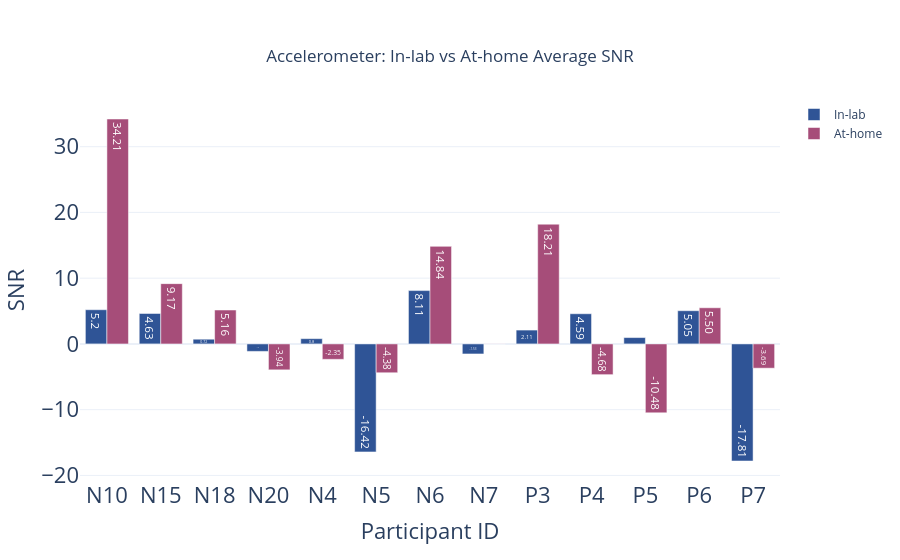

Notebook source saved alongside this figure:
### Code cell
fig5 = go.Figure([go.Bar(x=grouped_avg_snr_acc_x_inlab.index ,
                         y=grouped_avg_snr_acc_x_inlab,
                         name="In-lab",
                         marker=dict(color='#2f5496'),
                        text=grouped_avg_snr_acc_x_inlab.round(2),  # Add rounded text annotations
                        textposition='inside',  # Position the text above the bars
                        textfont=dict(size=15)),
                    go.Bar(
                        x=grouped_avg_snr_acc_x_in_home.index,
                        y=grouped_avg_snr_acc_x_in_home,
                        name="At-home",
                        marker=dict(color='#a64d79'),
                        text=[f"{val:.2f}" for val in grouped_avg_snr_acc_x_in_home],
                        textposition='inside',
                        textfont=dict(size=15),) ]) # Set the font size for the text 
                        

# Add dropdown to layout
fig5.update_layout(
        title=dict(
        text="Accelerometer: In-lab vs At-home Average SNR",
        x=0.5,  # Center the title
        xanchor="center",  # Anchor the title at its center
        yanchor="top",  # Optional: Anchor the title at the top
    ),
    xaxis=dict(title="Participant ID",
            titlefont=dict(size=22),  # Set x-axis title font size
            tickfont=dict(size=22)  # Set x-axis tick font size

              ),
    yaxis=dict(title="SNR",
               titlefont=dict(size=22),  # Set x-axis title font size
            tickfont=dict(size=22)  # Set x-axis tick font size
              ),
    template="plotly_white")

# Show the figure
fig5.show()

### Figure 1 — Plotly figure (JSON) as saved in the notebook; plotly's stock layout.template omitted (floating-point values rounded to 4 significant figures)
{"data": [{"marker": {"color": "#2f5496"}, "name": "In-lab", "text": [5.2, 4.63, 0.72, -1.14, 0.8, -16.42, 8.11, -1.53, 2.11, 4.59, 0.97, 5.05, -17.81], "textfont": {"size": 15}, "textposition": "inside", "type": "bar", "x": ["N10", "N15", "N18", "N20", "N4", "N5", "N6", "N7", "P3", "P4", "P5", "P6", "P7"], "y": [5.202, 4.629, 0.7159, -1.135, 0.801, -16.42, 8.113, -1.527, 2.107, 4.59, 0.9667, 5.052, -17.81]}, {"marker": {"color": "#a64d79"}, "name": "At-home", "text": ["34.21", "9.17", "5.16", "-3.94", "-2.35", "-4.38", "14.84", "0.02", "18.21", "-4.68", "-10.48", "5.50", "-3.69"], "textfont": {"size": 15}, "textposition": "inside", "type": "bar", "x": ["N10", "N15", "N18", "N20", "N4", "N5", "N6", "N7", "P3", "P4", "P5", "P6", "P7"], "y": [34.21, 9.17, 5.157, -3.944, -2.345, -4.384, 14.84, 0.01763, 18.21, -4.676, -10.48, 5.498, -3.69]}], "layout": {"autosize": true, "title": {"text": "Accelerometer: In-lab vs At-home Average SNR", "x": 0.5, "xanchor": "center", "yanchor": "top"}, "xaxis": {"autorange": true, "range": [-0.5, 12.5], "tickfont": {"size": 22}, "title": {"font": {"size": 22}, "text": "Participant ID"}, "type": "category"}, "yaxis": {"autorange": true, "range": [-20.7, 37.1], "tickfont": {"size": 22}, "title": {"font": {"size": 22}, "text": "SNR"}, "type": "linear"}}}
